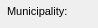
      <widget class="QWidget" name="page_15">
       <property name="geometry">
        <rect>
         <x>0</x>
         <y>0</y>
         <width>98</width>
         <height>28</height>
        </rect>
       </property>
       <attribute name="label">
        <string>Additional information</string>
       </attribute>
       <widget class="QLabel" name="label_streetaxis2_id">
        <property name="geometry">
         <rect>
          <x>9</x>
          <y>50</y>
          <width>99</width>
          <height>22</height>
         </rect>
        </property>
        <property name="font">
         <font>
          <pointsize>8</pointsize>
         </font>
        </property>
        <property name="frameShape">
         <enum>QFrame::NoFrame</enum>
        </property>
        <property name="frameShadow">
         <enum>QFrame::Plain</enum>
        </property>
        <property name="text">
         <string>Street 2:</string>
        </property>
        <property name="textFormat">
         <enum>Qt::AutoText</enum>
        </property>
        <property name="scaledContents">
         <bool>false</bool>
        </property>
        <property name="alignment">
         <set>Qt::AlignLeading|Qt::AlignLeft|Qt::AlignVCenter</set>
        </property>
        <property name="margin">
         <number>3</number>
        </property>
       </widget>
       <widget class="QLabel" name="label_comment">
        <property name="geometry">
         <rect>
          <x>10</x>
          <y>160</y>
          <width>97</width>
          <height>22</height>
         </rect>
        </property>
        <property name="font">
         <font>
          <pointsize>8</pointsize>
         </font>
        </property>
        <property name="frameShape">
         <enum>QFrame::NoFrame</enum>
        </property>
        <property name="frameShadow">
         <enum>QFrame::Plain</enum>
        </property>
        <property name="text">
         <string>Comment:</string>
        </property>
        <property name="textFormat">
         <enum>Qt::AutoText</enum>
        </property>
        <property name="scaledContents">
         <bool>false</bool>
        </property>
        <property name="alignment">
         <set>Qt::AlignLeading|Qt::AlignLeft|Qt::AlignVCenter</set>
        </property>
        <property name="margin">
         <number>3</number>
        </property>
       </widget>
       <widget class="QLabel" name="label_streetaxis_id">
        <property name="geometry">
         <rect>
          <x>9</x>
          <y>24</y>
          <width>99</width>
          <height>22</height>
         </rect>
        </property>
        <property name="font">
         <font>
          <pointsize>8</pointsize>
         </font>
        </property>
        <property name="frameShape">
         <enum>QFrame::NoFrame</enum>
        </property>
        <property name="frameShadow">
         <enum>QFrame::Plain</enum>
        </property>
        <property name="text">
         <string>Street:</string>
        </property>
        <property name="textFormat">
         <enum>Qt::AutoText</enum>
        </property>
        <property name="scaledContents">
         <bool>false</bool>
        </property>
        <property name="alignment">
         <set>Qt::AlignLeading|Qt::AlignLeft|Qt::AlignVCenter</set>
        </property>
        <property name="margin">
         <number>3</number>
        </property>
       </widget>
       <widget class="QLineEdit" name="postcode">
        <property name="geometry">
         <rect>
          <x>435</x>
          <y>0</y>
          <width>126</width>
          <height>18</height>
         </rect>
        </property>
        <property name="font">
         <font>
          <pointsize>8</pointsize>
         </font>
        </property>
        <property name="inputMask">
         <string/>
        </property>
        <property name="text">
         <string/>
        </property>
        <property name="frame">
         <bool>true</bool>
        </property>
       </widget>
       <widget class="QLabel" name="label_postcode">
        <property name="geometry">
         <rect>
          <x>350</x>
          <y>0</y>
          <width>83</width>
          <height>22</height>
         </rect>
        </property>
        <property name="font">
         <font>
          <pointsize>8</pointsize>
         </font>
        </property>
        <property name="frameShape">
         <enum>QFrame::NoFrame</enum>
        </property>
        <property name="frameShadow">
         <enum>QFrame::Plain</enum>
        </property>
        <property name="text">
         <string>Postcode:</string>
        </property>
        <property name="textFormat">
         <enum>Qt::AutoText</enum>
        </property>
        <property name="scaledContents">
         <bool>false</bool>
        </property>
        <property name="alignment">
         <set>Qt::AlignLeading|Qt::AlignLeft|Qt::AlignVCenter</set>
        </property>
        <property name="margin">
         <number>3</number>
        </property>
       </widget>
       <widget class="QLineEdit" name="num_value">
        <property name="geometry">
         <rect>
          <x>435</x>
          <y>235</y>
          <width>126</width>
          <height>18</height>
         </rect>
        </property>
        <property name="echoMode">
         <enum>QLineEdit::Normal</enum>
        </property>
       </widget>
       <widget class="QLineEdit" name="postcomplement">
        <property name="geometry">
         <rect>
          <x>500</x>
          <y>25</y>
          <width>60</width>
          <height>18</height>
         </rect>
        </property>
        <property name="font">
         <font>
          <pointsize>8</pointsize>
         </font>
        </property>
        <property name="inputMask">
         <string/>
        </property>
        <property name="text">
         <string/>
        </property>
        <property name="frame">
         <bool>true</bool>
        </property>
       </widget>
       <widget class="QLabel" name="label_muni_id">
        <property name="geometry">
         <rect>
          <x>7</x>
          <y>0</y>
          <width>99</width>
          <height>22</height>
         </rect>
        </property>
        <property name="font">
         <font>
          <pointsize>8</pointsize>
         </font>
        </property>
        <property name="frameShape">
         <enum>QFrame::NoFrame</enum>
        </property>
        <property name="frameShadow">
         <enum>QFrame::Plain</enum>
        </property>
        <property name="text">
         <string>Municipality:</string>
        </property>
        <property name="textFormat">
         <enum>Qt::AutoText</enum>
        </property>
        <property name="scaledContents">
         <bool>false</bool>
        </property>
        <property name="alignment">
         <set>Qt::AlignLeading|Qt::AlignLeft|Qt::AlignVCenter</set>
        </property>
        <property name="margin">
         <number>3</number>
        </property>
       </widget>
       <widget class="QComboBox" name="muni_id">
        <property name="geometry">
         <rect>
          <x>110</x>
          <y>0</y>
          <width>235</width>
          <height>18</height>
         </rect>
        </property>
        <property name="font">
         <font>
          <pointsize>8</pointsize>
         </font>
        </property>
       </widget>
       <widget class="QLineEdit" name="postcomplement2">
        <property name="geometry">
         <rect>
          <x>500</x>
          <y>50</y>
          <width>60</width>
          <height>18</height>
         </rect>
        </property>
        <property name="font">
         <font>
          <pointsize>8</pointsize>
         </font>
        </property>
        <property name="inputMask">
         <string/>
        </property>
        <property name="text">
         <string/>
        </property>
        <property name="frame">
         <bool>true</bool>
        </property>
       </widget>
       <widget class="QComboBox" name="streetaxis2_id">
        <property name="geometry">
         <rect>
          <x>110</x>
          <y>50</y>
          <width>235</width>
          <height>18</height>
         </rect>
        </property>
        <property name="font">
         <font>
          <pointsize>8</pointsize>
         </font>
        </property>
       </widget>
       <widget class="QLabel" name="label_postnumber">
        <property name="geometry">
         <rect>
          <x>350</x>
          <y>23</y>
          <width>83</width>
          <height>22</height>
         </rect>
        </property>
        <property name="font">
         <font>
          <pointsize>8</pointsize>
         </font>
        </property>
        <property name="frameShape">
         <enum>QFrame::NoFrame</enum>
        </property>
        <property name="frameShadow">
         <enum>QFrame::Plain</enum>
        </property>
        <property name="text">
         <string>Postnumber:</string>
        </property>
        <property name="textFormat">
         <enum>Qt::AutoText</enum>
        </property>
        <property name="scaledContents">
         <bool>false</bool>
        </property>
        <property name="alignment">
         <set>Qt::AlignLeading|Qt::AlignLeft|Qt::AlignVCenter</set>
        </property>
        <property name="margin">
         <number>3</number>
        </property>
       </widget>
       <widget class="QLabel" name="label_num_value">
        <property name="geometry">
         <rect>
          <x>350</x>
          <y>233</y>
          <width>86</width>
          <height>22</height>
         </rect>
        </property>
        <property name="font">
         <font>
          <pointsize>8</pointsize>
         </font>
        </property>
        <property name="frameShape">
         <enum>QFrame::NoFrame</enum>
        </property>
        <property name="frameShadow">
         <enum>QFrame::Plain</enum>
        </property>
        <property name="text">
         <string>Numeric value:</string>
        </property>
        <property name="textFormat">
         <enum>Qt::AutoText</enum>
        </property>
        <property name="scaledContents">
         <bool>false</bool>
        </property>
        <property name="alignment">
         <set>Qt::AlignLeading|Qt::AlignLeft|Qt::AlignVCenter</set>
        </property>
        <property name="margin">
         <number>3</number>
        </property>
       </widget>
       <widget class="QTextEdit" name="annotation">
        <property name="geometry">
         <rect>
          <x>110</x>
          <y>75</y>
          <width>451</width>
          <height>32</height>
         </rect>
        </property>
        <property name="frameShape">
         <enum>QFrame::StyledPanel</enum>
        </property>
        <property name="frameShadow">
         <enum>QFrame::Raised</enum>
        </property>
       </widget>
       <widget class="QLabel" name="label_link">
        <property name="geometry">
         <rect>
          <x>10</x>
          <y>233</y>
          <width>97</width>
          <height>22</height>
         </rect>
        </property>
        <property name="font">
         <font>
          <pointsize>8</pointsize>
         </font>
        </property>
        <property name="frameShape">
         <enum>QFrame::NoFrame</enum>
        </property>
        <property name="frameShadow">
         <enum>QFrame::Plain</enum>
        </property>
        <property name="text">
         <string>Link:</string>
        </property>
        <property name="textFormat">
         <enum>Qt::AutoText</enum>
        </property>
        <property name="scaledContents">
         <bool>false</bool>
        </property>
        <property name="alignment">
         <set>Qt::AlignLeading|Qt::AlignLeft|Qt::AlignVCenter</set>
        </property>
        <property name="margin">
         <number>3</number>
        </property>
       </widget>
       <widget class="QLabel" name="label_observ">
        <property name="geometry">
         <rect>
          <x>10</x>
          <y>120</y>
          <width>99</width>
          <height>22</height>
         </rect>
        </property>
        <property name="font">
         <font>
          <pointsize>8</pointsize>
         </font>
        </property>
        <property name="frameShape">
         <enum>QFrame::NoFrame</enum>
        </property>
        <property name="frameShadow">
         <enum>QFrame::Plain</enum>
        </property>
        <property name="text">
         <string>Observation:</string>
        </property>
        <property name="textFormat">
         <enum>Qt::AutoText</enum>
        </property>
        <property name="scaledContents">
         <bool>false</bool>
        </property>
        <property name="alignment">
         <set>Qt::AlignLeading|Qt::AlignLeft|Qt::AlignVCenter</set>
        </property>
        <property name="margin">
         <number>3</number>
        </property>
       </widget>
       <widget class="QLabel" name="label_annotation">
        <property name="geometry">
         <rect>
          <x>10</x>
          <y>80</y>
          <width>99</width>
          <height>22</height>
         </rect>
        </property>
        <property name="font">
         <font>
          <pointsize>8</pointsize>
         </font>
        </property>
        <property name="frameShape">
         <enum>QFrame::NoFrame</enum>
        </property>
        <property name="frameShadow">
         <enum>QFrame::Plain</enum>
        </property>
        <property name="text">
         <string>Annotation:</string>
        </property>
        <property name="textFormat">
         <enum>Qt::AutoText</enum>
        </property>
        <property name="scaledContents">
         <bool>false</bool>
        </property>
        <property name="alignment">
         <set>Qt::AlignLeading|Qt::AlignLeft|Qt::AlignVCenter</set>
        </property>
        <property name="margin">
         <number>3</number>
        </property>
       </widget>
       <widget class="QLineEdit" name="postnumber2">
        <property name="geometry">
         <rect>
          <x>435</x>
          <y>50</y>
          <width>60</width>
          <height>18</height>
         </rect>
        </property>
        <property name="font">
         <font>
          <pointsize>8</pointsize>
         </font>
        </property>
        <property name="inputMask">
         <string/>
        </property>
        <property name="text">
         <string/>
        </property>
        <property name="frame">
         <bool>true</bool>
        </property>
       </widget>
       <widget class="QComboBox" name="streetaxis_id">
        <property name="geometry">
         <rect>
          <x>110</x>
          <y>25</y>
          <width>235</width>
          <height>18</height>
         </rect>
        </property>
        <property name="font">
         <font>
          <pointsize>8</pointsize>
         </font>
        </property>
       </widget>
       <widget class="QLineEdit" name="postnumber">
        <property name="geometry">
         <rect>
          <x>435</x>
          <y>25</y>
          <width>60</width>
          <height>18</height>
         </rect>
        </property>
        <property name="font">
         <font>
          <pointsize>8</pointsize>
         </font>
        </property>
        <property name="inputMask">
         <string/>
        </property>
        <property name="text">
         <string/>
        </property>
        <property name="frame">
         <bool>true</bool>
        </property>
       </widget>
       <widget class="QTextEdit" name="observ">
        <property name="geometry">
         <rect>
          <x>110</x>
          <y>115</y>
          <width>451</width>
          <height>32</height>
         </rect>
        </property>
       </widget>
       <widget class="QLabel" name="label_postnumber2">
        <property name="geometry">
         <rect>
          <x>350</x>
          <y>45</y>
          <width>86</width>
          <height>22</height>
         </rect>
        </property>
        <property name="font">
         <font>
          <pointsize>8</pointsize>
         </font>
        </property>
        <property name="frameShape">
         <enum>QFrame::NoFrame</enum>
        </property>
        <property name="frameShadow">
         <enum>QFrame::Plain</enum>
        </property>
        <property name="text">
         <string>Postnumber 2:</string>
        </property>
        <property name="textFormat">
         <enum>Qt::AutoText</enum>
        </property>
        <property name="scaledContents">
         <bool>false</bool>
        </property>
        <property name="alignment">
         <set>Qt::AlignLeading|Qt::AlignLeft|Qt::AlignVCenter</set>
        </property>
        <property name="margin">
         <number>3</number>
        </property>
       </widget>
       <widget class="QLabel" name="label_descript">
        <property name="geometry">
         <rect>
          <x>10</x>
          <y>200</y>
          <width>97</width>
          <height>22</height>
         </rect>
        </property>
        <property name="font">
         <font>
          <pointsize>8</pointsize>
         </font>
        </property>
        <property name="frameShape">
         <enum>QFrame::NoFrame</enum>
        </property>
        <property name="frameShadow">
         <enum>QFrame::Plain</enum>
        </property>
        <property name="text">
         <string>Description:</string>
        </property>
        <property name="textFormat">
         <enum>Qt::AutoText</enum>
        </property>
        <property name="scaledContents">
         <bool>false</bool>
        </property>
        <property name="alignment">
         <set>Qt::AlignLeading|Qt::AlignLeft|Qt::AlignVCenter</set>
        </property>
        <property name="margin">
         <number>3</number>
        </property>
       </widget>
       <widget class="QTextEdit" name="link">
        <property name="enabled">
         <bool>false</bool>
        </property>
        <property name="geometry">
         <rect>
          <x>110</x>
          <y>235</y>
          <width>235</width>
          <height>18</height>
         </rect>
        </property>
        <property name="verticalScrollBarPolicy">
         <enum>Qt::ScrollBarAlwaysOff</enum>
        </property>
        <property name="horizontalScrollBarPolicy">
         <enum>Qt::ScrollBarAlwaysOff</enum>
        </property>
       </widget>
       <widget class="QTextEdit" name="comment">
        <property name="geometry">
         <rect>
          <x>110</x>
          <y>155</y>
          <width>451</width>
          <height>32</height>
         </rect>
        </property>
        <property name="frameShadow">
         <enum>QFrame::Sunken</enum>
        </property>
        <property name="lineWidth">
         <number>1</number>
        </property>
       </widget>
       <widget class="QTextEdit" name="descript">
        <property name="geometry">
         <rect>
          <x>110</x>
          <y>195</y>
          <width>451</width>
          <height>32</height>
         </rect>
        </property>
       </widget>
      </widget>
